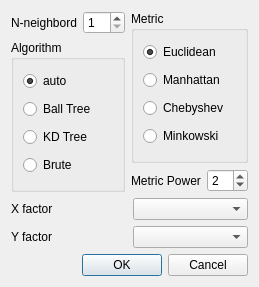
<?xml version="1.0" encoding="UTF-8"?>
<ui version="4.0">
 <class>Dialog</class>
 <widget class="QDialog" name="Dialog">
  <property name="geometry">
   <rect>
    <x>0</x>
    <y>0</y>
    <width>259</width>
    <height>287</height>
   </rect>
  </property>
  <property name="windowTitle">
   <string>K-Neighbord</string>
  </property>
  <layout class="QGridLayout" name="gridLayout">
   <item row="0" column="0">
    <layout class="QHBoxLayout" name="horizontalLayout">
     <item>
      <widget class="QLabel" name="label">
       <property name="text">
        <string>N-neighbord</string>
       </property>
      </widget>
     </item>
     <item>
      <widget class="QSpinBox" name="knspinBox">
       <property name="minimum">
        <number>1</number>
       </property>
      </widget>
     </item>
    </layout>
   </item>
   <item row="0" column="1" rowspan="2">
    <widget class="QGroupBox" name="groupBox_2">
     <property name="title">
      <string>Metric</string>
     </property>
     <layout class="QVBoxLayout" name="verticalLayout">
      <item>
       <widget class="QRadioButton" name="euclideanradioButton">
        <property name="text">
         <string>Euclidean</string>
        </property>
        <property name="checked">
         <bool>true</bool>
        </property>
       </widget>
      </item>
      <item>
       <widget class="QRadioButton" name="mahattanradioButton">
        <property name="text">
         <string>Manhattan</string>
        </property>
       </widget>
      </item>
      <item>
       <widget class="QRadioButton" name="chebyshevradioButton">
        <property name="text">
         <string>Chebyshev</string>
        </property>
       </widget>
      </item>
      <item>
       <widget class="QRadioButton" name="minkowskiradioButton">
        <property name="text">
         <string>Minkowski</string>
        </property>
       </widget>
      </item>
     </layout>
    </widget>
   </item>
   <item row="1" column="0" rowspan="2">
    <widget class="QGroupBox" name="groupBox">
     <property name="title">
      <string>Algorithm</string>
     </property>
     <layout class="QVBoxLayout" name="verticalLayout_2">
      <item>
       <widget class="QRadioButton" name="autoradioButton">
        <property name="text">
         <string>auto</string>
        </property>
        <property name="checked">
         <bool>true</bool>
        </property>
       </widget>
      </item>
      <item>
       <widget class="QRadioButton" name="balltreeradioButton">
        <property name="text">
         <string>Ball Tree</string>
        </property>
       </widget>
      </item>
      <item>
       <widget class="QRadioButton" name="kdtreeradioButton">
        <property name="text">
         <string>KD Tree</string>
        </property>
       </widget>
      </item>
      <item>
       <widget class="QRadioButton" name="bruteradioButton">
        <property name="text">
         <string>Brute</string>
        </property>
       </widget>
      </item>
     </layout>
    </widget>
   </item>
   <item row="2" column="1">
    <layout class="QHBoxLayout" name="horizontalLayout_2">
     <item>
      <widget class="QLabel" name="label_2">
       <property name="text">
        <string>Metric Power</string>
       </property>
      </widget>
     </item>
     <item>
      <widget class="QSpinBox" name="mpspinBox">
       <property name="minimum">
        <number>1</number>
       </property>
       <property name="maximum">
        <number>10</number>
       </property>
       <property name="value">
        <number>2</number>
       </property>
      </widget>
     </item>
    </layout>
   </item>
   <item row="3" column="0" colspan="2">
    <layout class="QHBoxLayout" name="horizontalLayout_3">
     <item>
      <widget class="QLabel" name="label_3">
       <property name="text">
        <string>X factor</string>
       </property>
      </widget>
     </item>
     <item>
      <widget class="QComboBox" name="XcomboBox"/>
     </item>
    </layout>
   </item>
   <item row="4" column="0" colspan="2">
    <layout class="QHBoxLayout" name="horizontalLayout_4">
     <item>
      <widget class="QLabel" name="label_4">
       <property name="text">
        <string>Y factor</string>
       </property>
      </widget>
     </item>
     <item>
      <widget class="QComboBox" name="YcomboBox"/>
     </item>
    </layout>
   </item>
   <item row="5" column="0" colspan="2">
    <widget class="QDialogButtonBox" name="buttonBox">
     <property name="orientation">
      <enum>Qt::Horizontal</enum>
     </property>
     <property name="standardButtons">
      <set>QDialogButtonBox::Cancel|QDialogButtonBox::Ok</set>
     </property>
    </widget>
   </item>
  </layout>
 </widget>
 <resources/>
 <connections>
  <connection>
   <sender>buttonBox</sender>
   <signal>accepted()</signal>
   <receiver>Dialog</receiver>
   <slot>accept()</slot>
   <hints>
    <hint type="sourcelabel">
     <x>248</x>
     <y>254</y>
    </hint>
    <hint type="destinationlabel">
     <x>157</x>
     <y>274</y>
    </hint>
   </hints>
  </connection>
  <connection>
   <sender>buttonBox</sender>
   <signal>rejected()</signal>
   <receiver>Dialog</receiver>
   <slot>reject()</slot>
   <hints>
    <hint type="sourcelabel">
     <x>316</x>
     <y>260</y>
    </hint>
    <hint type="destinationlabel">
     <x>286</x>
     <y>274</y>
    </hint>
   </hints>
  </connection>
 </connections>
</ui>
